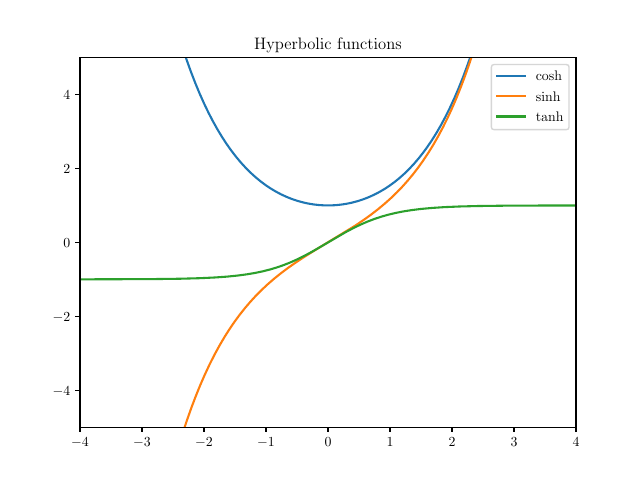

Recreate this plot in Python.
import numpy as np
import matplotlib.pyplot as plt
import math

plt.rc('text', usetex=True)
plt.rc('font', family='serif')

max = 4
min = -4

t = np.linspace(-max, max, 1000)


def cosh(x):
    return (math.e ** x + math.e ** -x)/2


def sinh(x):
    return (math.e ** x - math.e ** -x)/2


def tanh(x):
    return sinh(x)/cosh(x)


functions = [cosh, sinh, tanh]
name = ["cosh", "sinh", "tanh"]

for func in functions:

    y = func(t)

    plt.plot(t, y, label=name[functions.index(func)])


plt.xlim(min, max)
plt.ylim(-5, 5)


plt.title("Hyperbolic functions")
plt.legend()

plt.savefig("hyperbolic functions.pdf", format="pdf")

plt.show()

print("Done")
